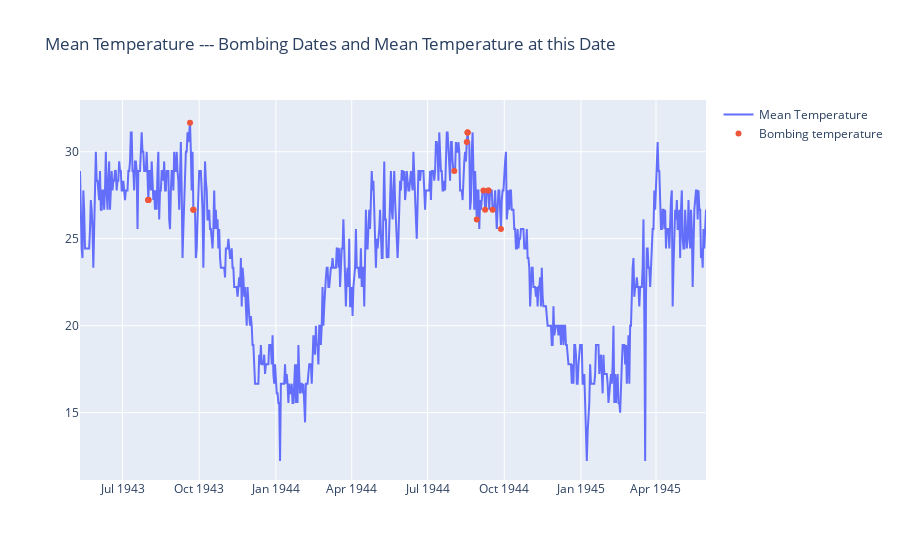

Source (notebook cell):
### Code cell
mission_date_temperature = []

for each in aerial_war["Mission Date"]:
    """
         STA       Date   MeanTemp
78701  32907 1944-08-02  28.888889
    """
    dummy = weather_bin[weather_bin.Date == each]
    mission_date_temperature.append(dummy["MeanTemp"].values[0])

# Create a trace
trace = go.Scatter(
    x=weather_bin.Date,
    y=weather_bin.MeanTemp,
    mode="lines",
    name="Mean Temperature",
)
trace1 = go.Scatter(
    x=aerial_war["Mission Date"],
    y=mission_date_temperature,
    mode="markers",
    name="Bombing temperature",
)
layout = dict(
    title="Mean Temperature --- Bombing Dates and Mean Temperature at this Date"
)
data = [trace, trace1]

fig = dict(data=data, layout=layout)
iplot(fig)

### Figure 1 — Plotly figure (JSON) as saved in the notebook; plotly's stock layout.template omitted (floating-point values rounded to 4 significant figures; data arrays with more than 128 entries replaced by an {"elided": "..."} marker saying what was removed)
{"data": [{"mode": "lines", "name": "Mean Temperature", "type": "scatter", "x": {"elided": "751 str values"}, "y": {"elided": "751 float values"}}, {"mode": "markers", "name": "Bombing temperature", "type": "scatter", "x": ["1944-08-02T00:00:00", "1943-09-20T00:00:00", "1943-09-24T00:00:00", "1943-09-24T00:00:00", "1944-08-17T00:00:00", "1944-08-18T00:00:00", "1944-08-18T00:00:00", "1944-08-18T00:00:00", "1944-08-29T00:00:00", "1944-09-06T00:00:00", "1944-09-08T00:00:00", "1944-09-12T00:00:00", "1944-09-12T00:00:00", "1944-09-17T00:00:00", "1944-09-27T00:00:00", "1943-08-01T00:00:00", "1943-08-01T00:00:00", "1943-08-01T00:00:00", "1943-08-01T00:00:00"], "y": [28.89, 31.67, 26.67, 26.67, 30.56, 31.11, 31.11, 31.11, 26.11, 27.78, 26.67, 27.78, 27.78, 26.67, 25.56, 27.22, 27.22, 27.22, 27.22]}], "layout": {"title": {"text": "Mean Temperature --- Bombing Dates and Mean Temperature at this Date"}}}
